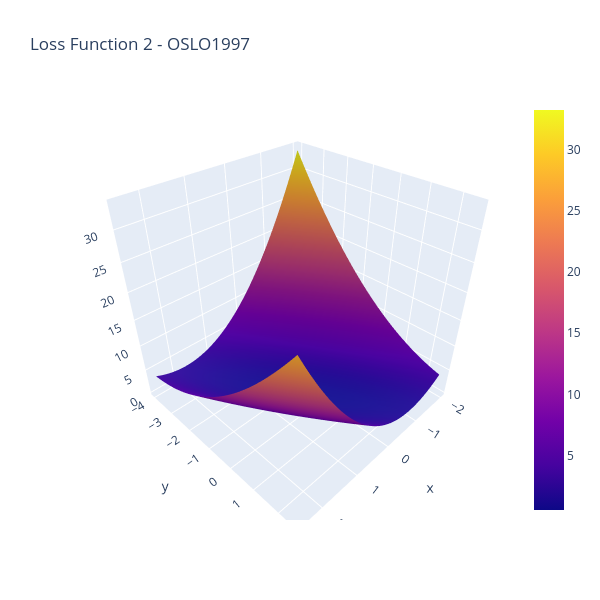

The code cell stored with this chart in its notebook:
### Code cell
# This figure shows the loss function.

#X = Theta0
#Y - Theta1
#Z = Loss
# Find where it is closest to 0 in X and Y!

# You can click/hold in the graph below to rotate!

fig = go.Figure(data=[go.Surface(x=theta1_vals, y=theta0_vals, z=J_vals)])
fig.update_layout(title='Loss Function 2 - OSLO1997', autosize=True,
                  width=600, height=600, xaxis_title='theta0', 
                 yaxis_title='theta1')
fig.write_image("Loss Function 2 - OSLO1997.png")
fig.show()
